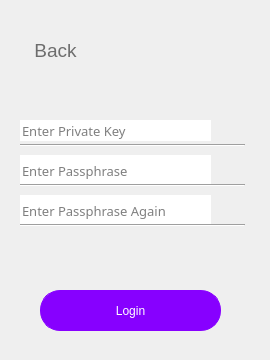
     <widget class="QWidget" name="page_3">
      <widget class="QWidget" name="importPriForm" native="true">
       <property name="geometry">
        <rect>
         <x>0</x>
         <y>30</y>
         <width>261</width>
         <height>321</height>
        </rect>
       </property>
       <widget class="QPushButton" name="login_pri">
        <property name="geometry">
         <rect>
          <x>40</x>
          <y>260</y>
          <width>181</width>
          <height>41</height>
         </rect>
        </property>
        <property name="font">
         <font>
          <family>Arial</family>
          <pointsize>9</pointsize>
          <weight>9</weight>
          <italic>false</italic>
          <bold>false</bold>
         </font>
        </property>
        <property name="cursor">
         <cursorShape>PointingHandCursor</cursorShape>
        </property>
        <property name="focusPolicy">
         <enum>Qt::NoFocus</enum>
        </property>
        <property name="styleSheet">
         <string notr="true">border-width: 1px;
border-color: rgb(135, 0, 255);
background-color: rgb(135, 0, 255);
font: 75 9pt &quot;Arial&quot;;
color: rgb(255, 255, 255);
border-radius:20px;
border-style:solid; 
</string>
        </property>
        <property name="text">
         <string>Login</string>
        </property>
        <property name="flat">
         <bool>true</bool>
        </property>
       </widget>
       <widget class="QToolButton" name="back_to_import_7">
        <property name="geometry">
         <rect>
          <x>10</x>
          <y>0</y>
          <width>91</width>
          <height>41</height>
         </rect>
        </property>
        <property name="font">
         <font>
          <family>Arial</family>
          <pointsize>14</pointsize>
          <weight>50</weight>
          <italic>false</italic>
          <bold>false</bold>
         </font>
        </property>
        <property name="focusPolicy">
         <enum>Qt::NoFocus</enum>
        </property>
        <property name="styleSheet">
         <string notr="true">border:0px;
color: rgb(109, 109, 109);
font: 14pt &quot;Arial&quot;;
</string>
        </property>
        <property name="text">
         <string>Back</string>
        </property>
        <property name="icon">
         <iconset resource="pic.qrc">
          <normaloff>:/pic/walletback.png</normaloff>:/pic/walletback.png</iconset>
        </property>
        <property name="iconSize">
         <size>
          <width>200</width>
          <height>200</height>
         </size>
        </property>
        <property name="popupMode">
         <enum>QToolButton::DelayedPopup</enum>
        </property>
        <property name="toolButtonStyle">
         <enum>Qt::ToolButtonTextBesideIcon</enum>
        </property>
        <property name="autoRaise">
         <bool>true</bool>
        </property>
       </widget>
       <widget class="QLineEdit" name="lineEdit_18">
        <property name="geometry">
         <rect>
          <x>20</x>
          <y>125</y>
          <width>191</width>
          <height>31</height>
         </rect>
        </property>
        <property name="font">
         <font>
          <family>微软雅黑</family>
          <pointsize>10</pointsize>
         </font>
        </property>
        <property name="focusPolicy">
         <enum>Qt::StrongFocus</enum>
        </property>
        <property name="toolTip">
         <string/>
        </property>
        <property name="statusTip">
         <string/>
        </property>
        <property name="whatsThis">
         <string/>
        </property>
        <property name="accessibleName">
         <string/>
        </property>
        <property name="accessibleDescription">
         <string/>
        </property>
        <property name="styleSheet">
         <string notr="true">
QLineEdit[echoMode=&quot;2&quot;] {
    lineedit-password-character:42;
}
</string>
        </property>
        <property name="maxLength">
         <number>20</number>
        </property>
        <property name="frame">
         <bool>false</bool>
        </property>
        <property name="echoMode">
         <enum>QLineEdit::Password</enum>
        </property>
        <property name="placeholderText">
         <string>Enter Passphrase</string>
        </property>
       </widget>
       <widget class="QLineEdit" name="lineEdit_19">
        <property name="geometry">
         <rect>
          <x>20</x>
          <y>165</y>
          <width>191</width>
          <height>31</height>
         </rect>
        </property>
        <property name="font">
         <font>
          <family>微软雅黑</family>
          <pointsize>10</pointsize>
         </font>
        </property>
        <property name="focusPolicy">
         <enum>Qt::StrongFocus</enum>
        </property>
        <property name="styleSheet">
         <string notr="true">QLineEdit[echoMode=&quot;2&quot;] {
    lineedit-password-character: 42;
}</string>
        </property>
        <property name="maxLength">
         <number>20</number>
        </property>
        <property name="frame">
         <bool>false</bool>
        </property>
        <property name="echoMode">
         <enum>QLineEdit::Password</enum>
        </property>
        <property name="placeholderText">
         <string>Enter Passphrase Again</string>
        </property>
       </widget>
       <widget class="Line" name="line_47">
        <property name="geometry">
         <rect>
          <x>20</x>
          <y>150</y>
          <width>225</width>
          <height>10</height>
         </rect>
        </property>
        <property name="orientation">
         <enum>Qt::Horizontal</enum>
        </property>
       </widget>
       <widget class="Line" name="line_48">
        <property name="geometry">
         <rect>
          <x>20</x>
          <y>190</y>
          <width>225</width>
          <height>10</height>
         </rect>
        </property>
        <property name="orientation">
         <enum>Qt::Horizontal</enum>
        </property>
       </widget>
       <widget class="QPushButton" name="turn2visible1_8">
        <property name="geometry">
         <rect>
          <x>220</x>
          <y>125</y>
          <width>31</width>
          <height>21</height>
         </rect>
        </property>
        <property name="font">
         <font>
          <family>Arial</family>
         </font>
        </property>
        <property name="cursor">
         <cursorShape>PointingHandCursor</cursorShape>
        </property>
        <property name="focusPolicy">
         <enum>Qt::NoFocus</enum>
        </property>
        <property name="autoFillBackground">
         <bool>false</bool>
        </property>
        <property name="styleSheet">
         <string notr="true">border:0px;</string>
        </property>
        <property name="text">
         <string/>
        </property>
        <property name="icon">
         <iconset resource="pic.qrc">
          <normaloff>:/pic/02.png</normaloff>:/pic/02.png</iconset>
        </property>
        <property name="iconSize">
         <size>
          <width>40</width>
          <height>40</height>
         </size>
        </property>
        <property name="flat">
         <bool>true</bool>
        </property>
       </widget>
       <widget class="QPushButton" name="turn2visible2_5">
        <property name="geometry">
         <rect>
          <x>220</x>
          <y>165</y>
          <width>31</width>
          <height>21</height>
         </rect>
        </property>
        <property name="cursor">
         <cursorShape>PointingHandCursor</cursorShape>
        </property>
        <property name="focusPolicy">
         <enum>Qt::NoFocus</enum>
        </property>
        <property name="autoFillBackground">
         <bool>false</bool>
        </property>
        <property name="styleSheet">
         <string notr="true">border:0px;</string>
        </property>
        <property name="text">
         <string/>
        </property>
        <property name="icon">
         <iconset resource="pic.qrc">
          <normaloff>:/pic/02.png</normaloff>:/pic/02.png</iconset>
        </property>
        <property name="iconSize">
         <size>
          <width>40</width>
          <height>40</height>
         </size>
        </property>
        <property name="flat">
         <bool>true</bool>
        </property>
       </widget>
       <widget class="Line" name="line_49">
        <property name="geometry">
         <rect>
          <x>20</x>
          <y>110</y>
          <width>225</width>
          <height>10</height>
         </rect>
        </property>
        <property name="orientation">
         <enum>Qt::Horizontal</enum>
        </property>
       </widget>
       <widget class="QLineEdit" name="lineEdit_20">
        <property name="geometry">
         <rect>
          <x>20</x>
          <y>90</y>
          <width>191</width>
          <height>21</height>
         </rect>
        </property>
        <property name="font">
         <font>
          <family>微软雅黑</family>
          <pointsize>10</pointsize>
         </font>
        </property>
        <property name="focusPolicy">
         <enum>Qt::StrongFocus</enum>
        </property>
        <property name="toolTip">
         <string/>
        </property>
        <property name="statusTip">
         <string/>
        </property>
        <property name="whatsThis">
         <string/>
        </property>
        <property name="accessibleName">
         <string/>
        </property>
        <property name="accessibleDescription">
         <string/>
        </property>
        <property name="styleSheet">
         <string notr="true">
QLineEdit[echoMode=&quot;2&quot;] {
    lineedit-password-character:42;
}
</string>
        </property>
        <property name="maxLength">
         <number>66</number>
        </property>
        <property name="frame">
         <bool>false</bool>
        </property>
        <property name="echoMode">
         <enum>QLineEdit::Password</enum>
        </property>
        <property name="placeholderText">
         <string>Enter Private Key</string>
        </property>
       </widget>
       <widget class="QPushButton" name="turn2visible1_9">
        <property name="geometry">
         <rect>
          <x>220</x>
          <y>90</y>
          <width>31</width>
          <height>21</height>
         </rect>
        </property>
        <property name="font">
         <font>
          <family>Arial</family>
         </font>
        </property>
        <property name="cursor">
         <cursorShape>PointingHandCursor</cursorShape>
        </property>
        <property name="focusPolicy">
         <enum>Qt::NoFocus</enum>
        </property>
        <property name="autoFillBackground">
         <bool>false</bool>
        </property>
        <property name="styleSheet">
         <string notr="true">border:0px;</string>
        </property>
        <property name="text">
         <string/>
        </property>
        <property name="icon">
         <iconset resource="pic.qrc">
          <normaloff>:/pic/02.png</normaloff>:/pic/02.png</iconset>
        </property>
        <property name="iconSize">
         <size>
          <width>40</width>
          <height>40</height>
         </size>
        </property>
        <property name="flat">
         <bool>true</bool>
        </property>
       </widget>
      </widget>
     </widget>
